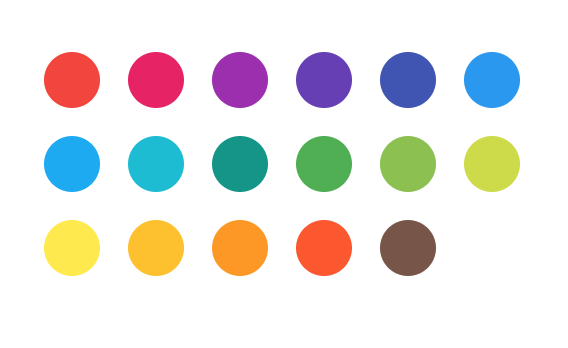
#> input picture LABORATORIOS/6. SEGMENTACION/colors.png, 568 x 348 px, given in place of the camera
$ jupyter execute 1.lectura_web.ipynb
#> lines starting #> are read from the running program, lines starting #| are printed output that depends on the picture
### LABORATORIOS/6. SEGMENTACION/PanelControl.py
# --------------------------------------------
# Autor: Ruben Dario Florez Zela
# Fecha: 01 de febrero de 2025
# Descripción: Codigo para realizar concatenacion
#              de imagenes y videos en un panlel
#              didactico e interactivo.
# Contacto: ruben.florez@unsaac.edu.pe
#
# Licencia: MIT
#
# Copyright (c) 2025 Ruben Dario Florez Zela
#
# Permission is hereby granted, free of charge, to any person obtaining a copy
# of this software and associated documentation files (the "Software"), to deal
# in the Software without restriction, including without limitation the rights
# to use, copy, modify, merge, publish, distribute, sublicense, and/or sell
# copies of the Software, and to permit persons to whom the Software is
# furnished to do so, subject to the following conditions:
#
# The above copyright notice and this permission notice shall be included in all
# copies or substantial portions of the Software.
#
# THE SOFTWARE IS PROVIDED "AS IS", WITHOUT WARRANTY OF ANY KIND, EXPRESS OR
# IMPLIED, INCLUDING BUT NOT LIMITED TO THE WARRANTIES OF MERCHANTABILITY,
# FITNESS FOR A PARTICULAR PURPOSE AND NONINFRINGEMENT. IN NO EVENT SHALL THE
# AUTHORS OR COPYRIGHT HOLDERS BE LIABLE FOR ANY CLAIM, DAMAGES OR OTHER
# LIABILITY, WHETHER IN AN ACTION OF CONTRACT, TORT OR OTHERWISE, ARISING FROM,
# OUT OF OR IN CONNECTION WITH THE SOFTWARE OR THE USE OR OTHER DEALINGS IN THE
# SOFTWARE.
# --------------------------------------------

import cv2
import numpy as np

def crear_panel(imagenes, etiquetas, filas, columnas, tamaño_base=200, escala_panel=100):
    ancho_panel = columnas * tamaño_base
    alto_panel = filas * tamaño_base

    total_celdas = filas * columnas
    while len(imagenes) < total_celdas:
        imagenes.append(np.zeros((tamaño_base, tamaño_base, 3), dtype=np.uint8))
        etiquetas.append("no image")

    celdas = []
    for img, etiqueta in zip(imagenes, etiquetas):
        if len(img.shape) == 2:
            img = cv2.cvtColor(img, cv2.COLOR_GRAY2BGR)

        h, w = img.shape[:2]
        escala = min(1.0, tamaño_base/w, tamaño_base/h)
        img_resized = cv2.resize(img, (0,0), fx=escala, fy=escala)

        canvas = np.zeros((tamaño_base, tamaño_base, 3), dtype=np.uint8)

        y_offset = (tamaño_base - img_resized.shape[0]) // 2
        x_offset = (tamaño_base - img_resized.shape[1]) // 2
        canvas[y_offset:y_offset+img_resized.shape[0],
               x_offset:x_offset+img_resized.shape[1]] = img_resized

        cv2.putText(canvas, etiqueta, (10, 20),
                   cv2.FONT_HERSHEY_SIMPLEX, 0.5, (0,255,0), 1)

        celdas.append(canvas)

    panel_filas = []
    for i in range(0, len(celdas), columnas):
        fila = np.hstack(celdas[i:i+columnas])
        panel_filas.append(fila)

    panel = np.vstack(panel_filas[:filas])

    if escala_panel != 100:
        panel = cv2.resize(panel, (0,0),
                          fx=escala_panel/100,
                          fy=escala_panel/100)

    return panel

### LABORATORIOS/6. SEGMENTACION/1.lectura_web.ipynb
[cell 1]
import cv2
import numpy as np
import time
from PanelControl import *

[cell 2]
def empty(a) :
    pass

path = 'colors.png'

cv2.namedWindow("TrackBars")
cv2.resizeWindow("TrackBars", 640, 480)
cv2.createTrackbar("Hue Min","TrackBars", 0, 179, empty)
cv2.createTrackbar("Hue Max","TrackBars", 0, 179, empty)
cv2.createTrackbar("Sat Min","TrackBars", 0, 255, empty)
cv2.createTrackbar("Sat Max","TrackBars", 0, 255, empty)
cv2.createTrackbar("Val Min","TrackBars", 0, 255, empty)
cv2.createTrackbar("Val Max","TrackBars", 0, 255, empty)

cv2.createTrackbar("Val Ker", "TrackBars", 0, 15, empty)
cv2.createTrackbar("Val Ero", "TrackBars", 0, 15, empty)
cv2.createTrackbar("Val Dil", "TrackBars", 0, 15, empty)

# Recuperar la cámara
cap = cv2.VideoCapture(0)

# Establecer las dimensiones
ancho = cap.get(cv2.CAP_PROP_FRAME_WIDTH)
alto = cap.get(cv2.CAP_PROP_FRAME_HEIGHT)
fps_cam = cap.get(cv2.CAP_PROP_FPS)

ptime = 0
while True :
    _, img = cap.read()
#> img is the input picture: shape (348, 568, 3); mean B, G, R 226.5, 229.5, 231.8
    img_hsv = cv2.cvtColor(img, cv2.COLOR_BGR2HSV)
#> img_hsv: shape (348, 568, 3); mean H, S, V 14.9, 39.2, 245.3

    h_min = cv2.getTrackbarPos("Hue Min", "TrackBars")
    h_max = cv2.getTrackbarPos("Hue Max", "TrackBars")
    s_min = cv2.getTrackbarPos("Sat Min", "TrackBars")
    s_max = cv2.getTrackbarPos("Sat Max", "TrackBars")
    v_min = cv2.getTrackbarPos("Val Min", "TrackBars")
    v_max = cv2.getTrackbarPos("Val Max", "TrackBars")
    v_ker = cv2.getTrackbarPos("Val Ker", "TrackBars")
    v_ero = cv2.getTrackbarPos("Val Ero", "TrackBars")
    v_dil = cv2.getTrackbarPos("Val Dil", "TrackBars")

    lower = np.array([h_min, s_min, v_min])
    upper = np.array([h_max, s_max, v_max])
    mask = cv2.inRange(img_hsv, lower, upper)
#> mask: shape (348, 568); every value is 0

    kernel = np.ones((v_ker, v_ker), np.uint8)

    img_erode = cv2.erode(mask, kernel, iterations=v_ero)
    img_dilatacion = cv2.dilate(img_erode, kernel, iterations=v_dil)

    # Encontrando los contornos
    """
        imagen,
        retr_tree:
        chain_approx_simple: derivadas de todo el contorno
    """
    contours, _ = cv2.findContours(img_dilatacion, cv2.RETR_TREE, cv2.CHAIN_APPROX_SIMPLE)
#> contours = []

    img_result = cv2.bitwise_and(img, img, mask=img_dilatacion)
#> img_result: shape (348, 568, 3); every value is 0

    # Generar un marco para el contorno
    for c in contours :
        x, y, w, h = cv2.boundingRect(c)

        """
        img: imagen en la cual dibujar
        [c]: parámetros par el dibujo
        -1: pintar de un solo color
        (0, 255, 0) [bgr] define el color
        2: grosor del contorno
        """
        cv2.drawContours(img, [c], -1, (0, 255, 0), 2)
        """
        (x, y) : posicion de inicio
        (x+w, y+h) : posicion final considerando el tamaño del rectangulo
        (255, 255, 255) : color
        1: grosor de línea
        """
        cv2.rectangle(img, (x, y), (x+w, y+h), (255, 255, 255), 1)
#> this loop made 0 passes

    """
        img: en que lugar
        text: Texto a dibujar
        (x, y) : Posición para colocar los puntos
        cv2.Font : tipo de fuente
        2: tamaño de fuente
        (255, 0, 0) : define el color
        2 : grosor de línea
    """
    cv2.putText(img, f"FPS: {fps_cam}", (400, 70), cv2.FONT_HERSHEY_COMPLEX_SMALL, 1.5, (255, 0, 0), 2)

    # Calcuando los fps de procesamiento
    cTime = time.time()
    fps_procesamiento = 1/(cTime - ptime)
    ptime = cTime

    cv2.putText(img, f"FPS PRO: {int(fps_procesamiento)}", (10, 50), cv2.FONT_HERSHEY_COMPLEX_SMALL, 1.5, (0, 255, 0), 2)
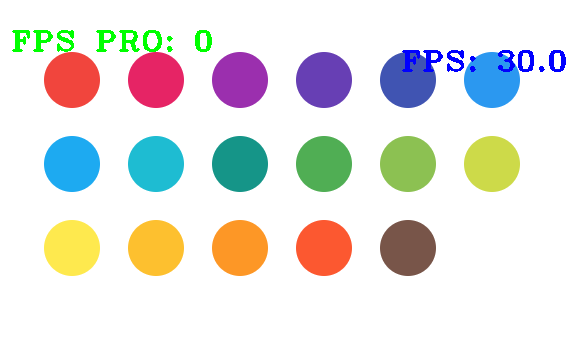
#> img: shape (348, 568, 3); mean B, G, R 224.5, 228.1, 228.5

    # Archivo de configuración
    config = {
        'imagenes' : [img, img_hsv, mask, img_erode, img_dilatacion, img_result],
        'etiquetas' : ["Original", "HSV", "Mask", "Erocion", "Dilatacion", "Img Resultante"],
        'filas': 2,
        'columnas': 3,
        'tamaño_base' : 250,
        'escala_panel' : 100
    }

    # Configuración para mostrar los resultados
    panel = crear_panel(**config)
#> after the loop in crear_panel, `while len(imagenes) < total_celdas:`: etiquetas = ['Original', 'HSV', 'Mask', 'Erocion', 'Dilatacion', 'Img Resultante']; imagenes = 6 items
#> the loop in crear_panel, `for img, etiqueta in zip(imagenes, etiquetas):` made 6 passes
#> pass 1, in crear_panel, `img_resized = cv2.resize(img, (0,0), fx=escala, fy=escala)`:
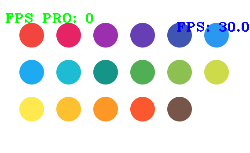
#> img_resized: shape (153, 250, 3); mean B, G, R 224.5, 228.1, 228.4
#> after the loop in crear_panel, `for img, etiqueta in zip(imagenes, etiquetas):`:
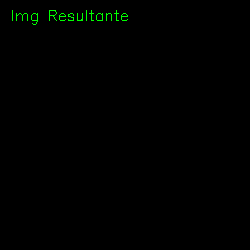
#> canvas: shape (250, 250, 3); mean B, G, R 0, 1.1, 0
#> the loop in crear_panel, `for i in range(0, len(celdas), columnas):` made 2 passes
#> i on pass 2: 3
#> pass 1, in crear_panel, `fila = np.hstack(celdas[i:i+columnas])`:
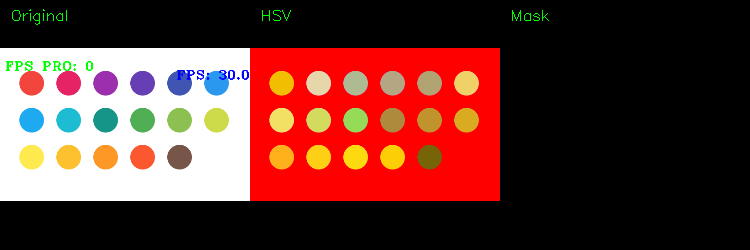
#> fila: shape (250, 750, 3); mean of channels 0, 1, 2 48.8, 55, 96.6; drawn as B, G, R
#> pass 2, in crear_panel, `fila = np.hstack(celdas[i:i+columnas])`:
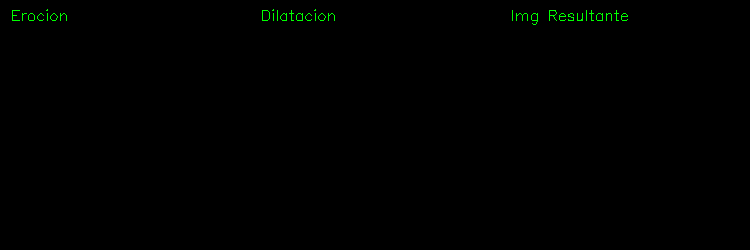
#> fila: shape (250, 750, 3); mean of channels 0, 1, 2 0, 0.8, 0; drawn as B, G, R
#> after the loop in crear_panel, `for i in range(0, len(celdas), columnas):`: panel_filas = 2 items
#> in crear_panel, `panel = np.vstack(panel_filas[:filas])`:
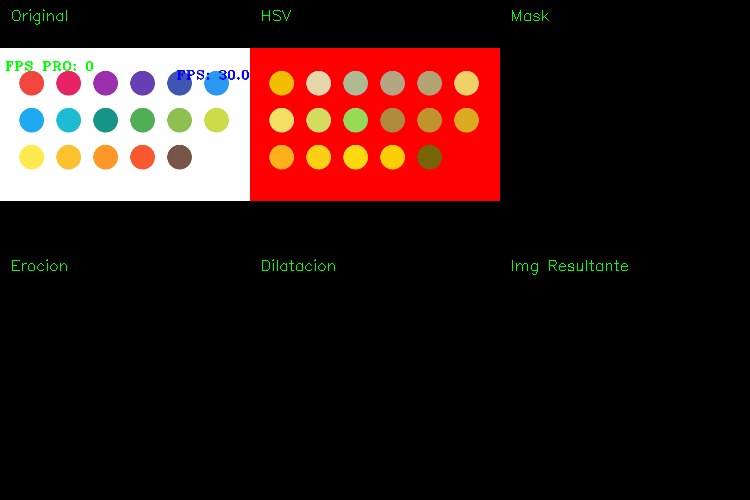
#> panel: shape (500, 750, 3); mean of channels 0, 1, 2 24.4, 27.9, 48.3; drawn as B, G, R
    cv2.imshow('Panel', panel)

    # [6 lines of commented-out code are left out]

    if cv2.waitKey(1) & 0xFF == 27 :
#> (key Esc is pressed here)
        break
cap.release()
cv2.destroyAllWindows()

[cell 3]
cap = cv2.VideoCapture(0)
ancho = cap.get(cv2.CAP_PROP_FRAME_WIDTH)
#> ancho = 568
alto = cap.get(cv2.CAP_PROP_FRAME_HEIGHT)
#> alto = 348
fps_cam = cap.get(cv2.CAP_PROP_FPS)
#> fps_cam = 30

print(f"FPS: {fps_cam}, ancho: {ancho}, alto: {alto}")
#| FPS: 30.0, ancho: 568.0, alto: 348.0
while True :


    _, frame = cap.read()

    cv2.imshow('Video', frame)

    if cv2.waitKey(1) & 0xFF == 27 :
#> (key Esc is pressed here)
        break

cap.release()
cv2.destroyAllWindows()

$ run again, on LABORATORIOS/6. SEGMENTACION/shapes.png
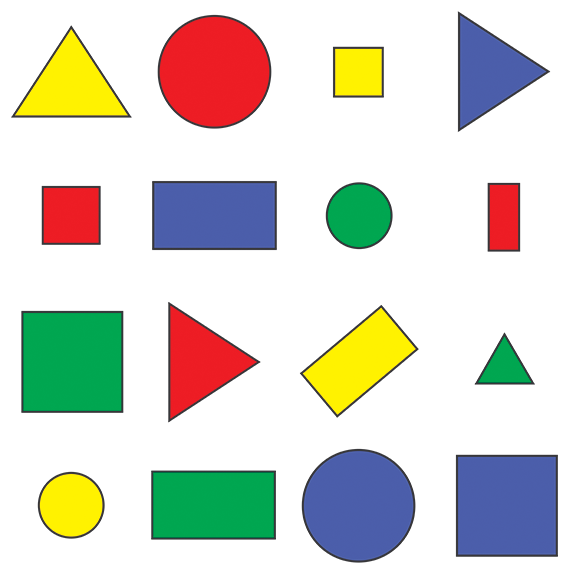
#> input picture LABORATORIOS/6. SEGMENTACION/shapes.png, 576 x 577 px, given in place of the camera
#> img is the input picture: shape (577, 576, 3); mean B, G, R 205.1, 214.3, 214.2
#> img_hsv: shape (577, 576, 3); mean H, S, V 31.4, 56.1, 234.3
#> mask: shape (577, 576); every value is 0
#> contours = []
#> img_result: shape (577, 576, 3); every value is 0
#> after the loop in crear_panel, `while len(imagenes) < total_celdas:`: etiquetas = ['Original', 'HSV', 'Mask', 'Erocion', 'Dilatacion', 'Img Resultante']; imagenes = 6 items
#> the loop in crear_panel, `for img, etiqueta in zip(imagenes, etiquetas):` made 6 passes
#> the loop in crear_panel, `for i in range(0, len(celdas), columnas):` made 2 passes
#> i on pass 2: 3
#> pass 1, in crear_panel, `fila = np.hstack(celdas[i:i+columnas])`:
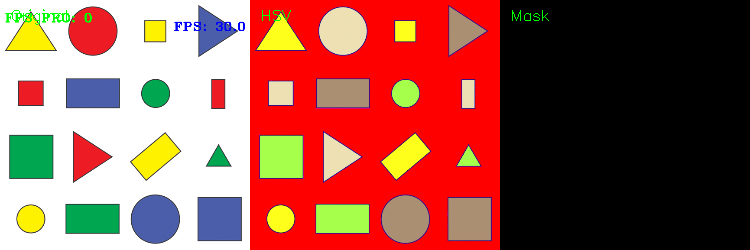
#> fila: shape (250, 750, 3); mean of channels 0, 1, 2 78.5, 90.2, 148.7; drawn as B, G, R
#> after the loop in crear_panel, `for i in range(0, len(celdas), columnas):`: panel_filas = 2 items
#> in crear_panel, `panel = np.vstack(panel_filas[:filas])`:
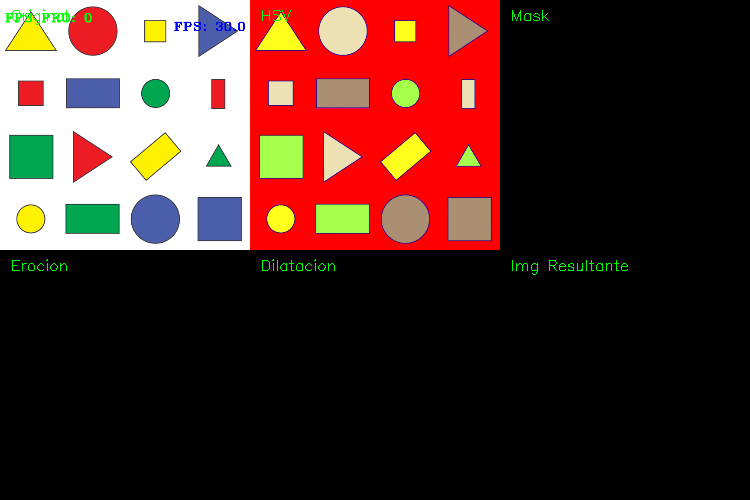
#> panel: shape (500, 750, 3); mean of channels 0, 1, 2 39.2, 45.5, 74.4; drawn as B, G, R
#> ancho = 576
#> alto = 577
#> fps_cam = 30
#| FPS: 30.0, ancho: 576.0, alto: 577.0
